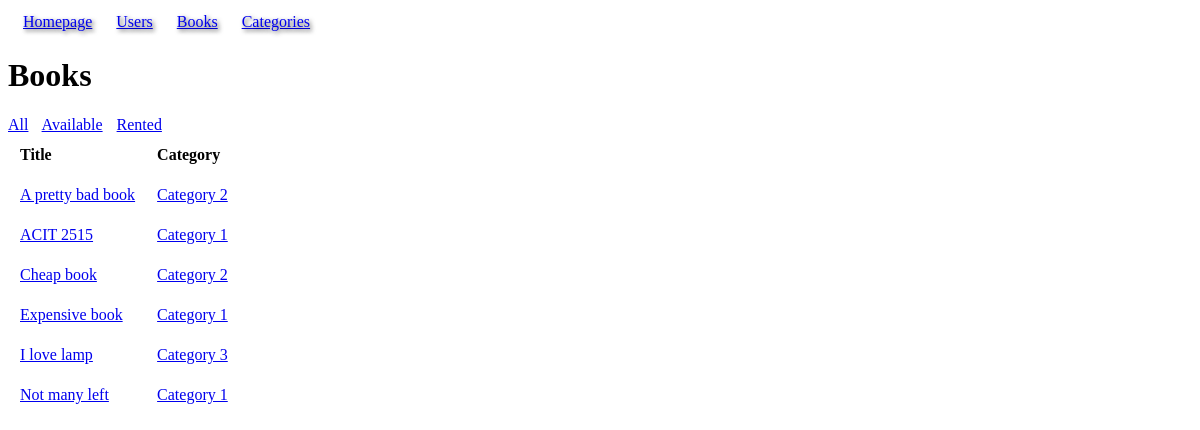
/books, run on the app's committed database.
### models.py (models this page shows, shortened)
class Book(db.Model):
    id = mapped_column(Integer, primary_key=True, autoincrement=True)
    title = mapped_column(String)
    price = mapped_column(DECIMAL(10, 2))
    available = mapped_column(Integer, default=0)
    rating = mapped_column(Integer)
    upc = mapped_column(String, unique=True)
    url = mapped_column(String)
    category_id = mapped_column(Integer, ForeignKey("category.id"))
    category = relationship("Category", back_populates="books")
    rentals = relationship("BookRental", back_populates="book")

class Category(db.Model):
    id = mapped_column(Integer, primary_key=True)
    name = mapped_column(String, unique=True)
    books = relationship("Book", back_populates="category")

### app.py (the view)
@app.route("/books")
def books():
    statement = db.select(Book).order_by(Book.title)
    results = db.session.execute(statement).scalars()
    return render_template("books.html", results=results)

### templates/books.html
{% extends "base.html" %}
{% block content %}
<h1>Books</h1>
<span style="margin-right: 10px;"><a href="{{ url_for('books') }}">All</a></span>
<span style="margin-right: 10px;"><a href="{{ url_for('available') }}">Available</a></span>
<span><a href="{{ url_for('rented') }}">Rented</a></span>
<table>
<tr>
    <th style="text-align: left;">Title</th>
    <th style="text-align: left;">Category</th>
</tr>
{% for book in results %}
<tr>
    <td><a href="{{ url_for('book', id=book.id) }}">{{ book.title }}</td></a>
    <td> <a href="{{ url_for('category_detail', name=book.category.name) }}">{{ book.category.name }}</td></a>
</tr>
{% endfor %}
</table>
{% endblock %}

### templates/base.html (shortened to what this page needs)
<!doctype html>
<html lang="en">
    <head>
        <link rel="stylesheet" href="{{ url_for('static', filename='style.css') }}">
    </head>
    <body>
        <nav>
            <a href="{{ url_for('home') }}">Homepage</a>
            <a href="{{ url_for('users') }}">Users</a>
            <a href="{{ url_for('books') }}">Books</a>
            <a href="{{ url_for('categories') }}">Categories</a>
        </nav>
        {% block content %}
        {% endblock %}
    </body>
</html>

### static/style.css (style rules this page uses)
nav a { padding: 10px; }
th, td { padding:10px; }
nav { text-shadow: 2px 2px 4px rgba(0, 0, 0, 0.7); color:black; padding: 5px; }
tr { text-align: left; }
th { text-align: left; }
td { text-align: left; }

### data on the page
Book: title "A pretty bad book", category.name "Category 2"
Book: title "ACIT 2515", category.name "Category 1"
Book: title "Cheap book", category.name "Category 2"
Book: title "Expensive book", category.name "Category 1"
Book: title "I love lamp", category.name "Category 3"
Book: title "Not many left", category.name "Category 1"
